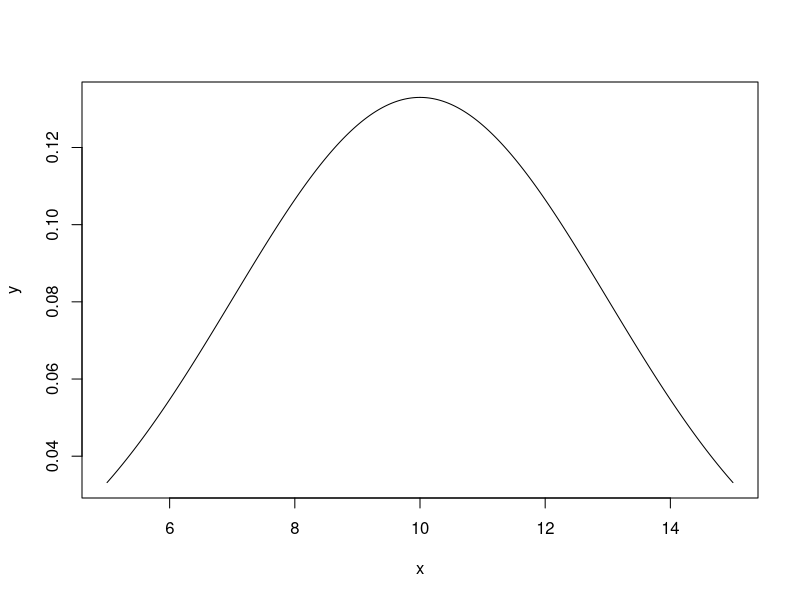

Generate this figure with R:
## ---- chunk 1
knitr::opts_chunk$set(echo = TRUE)
## ---- chunk 2
x <- seq(5, 15, length=1000)
y <- dnorm(x, mean=10, sd=3)
## ---- chunk 3
plot(x, y, type="l", lwd=1)
